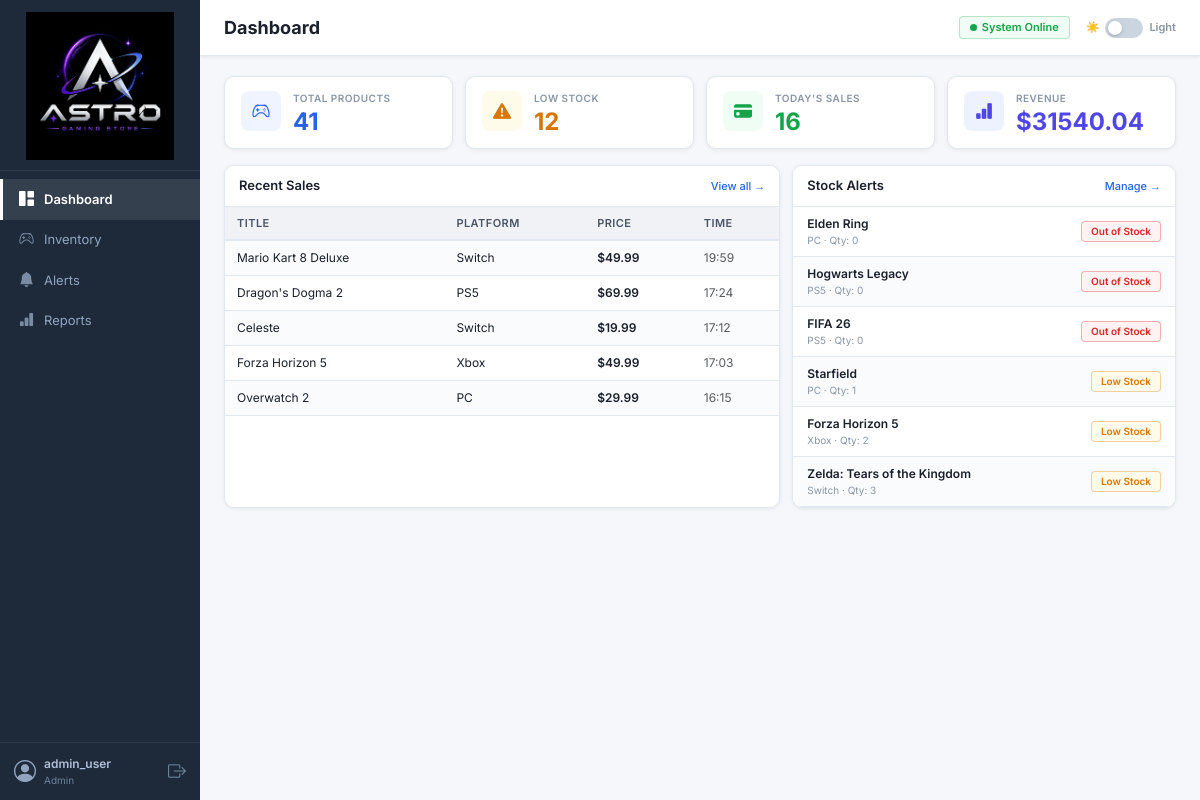
The app's page /dashboard (signed in) with its own data.
### tables this page shows
CREATE TABLE sales (
        id INTEGER PRIMARY KEY AUTOINCREMENT,
        product_id INTEGER NOT NULL,
        sale_price REAL NOT NULL,
        quantity INTEGER NOT NULL DEFAULT 1,
        sale_time TEXT NOT NULL,
        FOREIGN KEY (product_id) REFERENCES products(id)
    );

CREATE TABLE products (
        id INTEGER PRIMARY KEY AUTOINCREMENT,
        sku TEXT UNIQUE NOT NULL,
        title TEXT NOT NULL,
        platform TEXT NOT NULL,
        genre TEXT NOT NULL,
        category TEXT NOT NULL DEFAULT 'Full Game',
        quantity INTEGER NOT NULL DEFAULT 0,
        price REAL NOT NULL DEFAULT 0.0,
        reorder_threshold INTEGER NOT NULL DEFAULT 5
    );

### app.py (the view)
@app.route("/dashboard")
@login_required
def dashboard():
    db = get_db()
    total_products = db.execute("SELECT COUNT(*) FROM products").fetchone()[0]
    low_stock_count = db.execute(
        "SELECT COUNT(*) FROM products WHERE quantity <= reorder_threshold"
    ).fetchone()[0]
    today = datetime.now().strftime("%Y-%m-%d")
    todays_sales = db.execute(
        "SELECT COUNT(*) FROM sales WHERE sale_time LIKE ?", (today + "%",)
    ).fetchone()[0]
    revenue = db.execute(
        "SELECT COALESCE(SUM(sale_price * quantity), 0) FROM sales"
    ).fetchone()[0]
    recent_sales = db.execute("""
        SELECT s.sale_price, s.sale_time, s.quantity, p.title, p.platform
        FROM sales s JOIN products p ON p.id = s.product_id
        ORDER BY s.sale_time DESC LIMIT 5
    """).fetchall()
    alerts = db.execute("""
        SELECT title, platform, quantity, reorder_threshold,
               CASE WHEN quantity = 0 THEN 'Out of Stock' ELSE 'Low Stock' END AS status
        FROM products WHERE quantity <= reorder_threshold
        ORDER BY quantity ASC LIMIT 6
    """).fetchall()
    db.close()
    return render_template("dashboard.html",
        total_products=total_products, low_stock_count=low_stock_count,
        todays_sales=todays_sales, revenue=revenue,
        recent_sales=recent_sales, alerts=alerts
    )

### app.py (called while the page is built)
def login_required(f):
    from functools import wraps
    @wraps(f)
    def decorated(*args, **kwargs):
        if "user_id" not in session:
            return redirect(url_for("login"))
        return f(*args, **kwargs)
    return decorated

### database.py (called while the page is built)
def get_db():
    conn = sqlite3.connect(DB_PATH)
    conn.row_factory = sqlite3.Row
    conn.execute("PRAGMA foreign_keys = ON")
    return conn

### templates/dashboard.html (shortened to what this page needs)
{% extends "base.html" %}
{% block page_title %}Dashboard{% endblock %}
{% block content %}
<div class="content-inner">
  <div class="stats-grid">
    <div class="stat-card">
      <div class="stat-icon" style="background:#EFF4FF;">
        <i class="bi bi-controller" style="color:#2563EB;"></i>
      </div>
      <div class="stat-body">
        <div class="stat-label">TOTAL PRODUCTS</div>
        <div class="stat-val" style="color:#2563EB;">{{ total_products }}</div>
      </div>
    </div>
    <div class="stat-card">
      <div class="stat-icon" style="background:#FFFBEB;">
        <i class="bi bi-exclamation-triangle-fill" style="color:#D97706;"></i>
      </div>
      <div class="stat-body">
        <div class="stat-label">LOW STOCK</div>
        <div class="stat-val" style="color:#D97706;">{{ low_stock_count }}</div>
      </div>
    </div>
    <div class="stat-card">
      <div class="stat-icon" style="background:#F0FDF4;">
        <i class="bi bi-credit-card-fill" style="color:#16A34A;"></i>
      </div>
      <div class="stat-body">
        <div class="stat-label">TODAY'S SALES</div>
        <div class="stat-val" style="color:#16A34A;">{{ todays_sales }}</div>
      </div>
    </div>
    <div class="stat-card">
      <div class="stat-icon" style="background:#EEF2FF;">
        <i class="bi bi-bar-chart-fill" style="color:#4F46E5;"></i>
      </div>
      <div class="stat-body">
        <div class="stat-label">REVENUE</div>
        <div class="stat-val" style="color:#4F46E5;">${{ "%.2f"|format(revenue) }}</div>
      </div>
    </div>
  </div>
  <div class="dash-panels">
    <div class="panel-card">
      <div class="panel-head">
        <span class="panel-title">Recent Sales</span>
        <a href="{{ url_for('inventory') }}" class="panel-link">View all →</a>
      </div>
      <table class="data-table">
        <thead>
          <tr>
            <th>Title</th>
            <th>Platform</th>
            <th>Price</th>
            <th>Time</th>
          </tr>
        </thead>
        <tbody>
          {% for s in recent_sales %}
          <tr>
            <td>{{ s.title }}</td>
            <td class="text-sub">{{ s.platform }}</td>
            <td class="text-green fw-600">${{ "%.2f"|format(s.sale_price) }}</td>
            <td class="text-muted">{{ s.sale_time[11:16] }}</td>
          </tr>
          {% else %}
          <tr><td colspan="4" class="text-center text-muted py-3">No sales recorded today.</td></tr>
          {% endfor %}
        </tbody>
      </table>
    </div>
    <div class="panel-card">
      <div class="panel-head">
        <span class="panel-title">Stock Alerts</span>
        <a href="{{ url_for('alerts') }}" class="panel-link">Manage →</a>
      </div>
      {% for a in alerts %}
      <div class="alert-row">
        <div>
          <div class="alert-row-name">{{ a.title }}</div>
          <div class="alert-row-sub">{{ a.platform }} · Qty: {{ a.quantity }}</div>
        </div>
        {% if a.quantity == 0 %}
          <span class="badge-status badge-red">Out of Stock</span>
        {% else %}
          <span class="badge-status badge-amber">Low Stock</span>
        {% endif %}
      </div>
      {% else %}
      <div class="text-center text-muted py-4">
        <i class="bi bi-check-circle-fill text-success me-1"></i> All products are well stocked.
      </div>
      {% endfor %}
    </div>
  </div>
</div>
{% endblock %}

### static/css/style.css (style rules this page uses)
:root { --bg: #F5F7FA; --surface: #FFFFFF; --border: #E2E8EF; --divider: #F0F2F5; --text: #1A202C; --sub: #4A5568; --muted: #8896A5; --light: #B0BCCB; --row-odd: #FAFBFC; --row-even: #FFFFFF; --sidebar-bg: #1E2A3A; --shadow: 0 1px 4px rgba(0,0,0,0.07); --shadow-md: 0 2px 10px rgba(0,0,0,0.09); --input-bg: #F5F7FA; --th-bg: #F0F2F5; --topbar-bg: #FFFFFF; }
*, *::before, *::after { box-sizing: border-box; }
body { font-family: 'Inter', system-ui, sans-serif; font-size: 14px; background: var(--bg); color: var(--text); margin: 0; transition: background 0.2s, color 0.2s; }
a { text-decoration: none; }
.content-inner { padding: 20px 24px 30px; }
.stats-grid { display: grid; grid-template-columns: repeat(4, 1fr); gap: 12px; margin-bottom: 16px; }
.stat-card { background: var(--surface); border: 1px solid var(--border); border-radius: 10px; padding: 14px 16px; display: flex; align-items: flex-start; gap: 12px; box-shadow: var(--shadow); }
.stat-icon { width: 40px; height: 40px; border-radius: 8px; display: flex; align-items: center; justify-content: center; font-size: 18px; flex-shrink: 0; }
.stat-label { font-size: 10px; font-weight: 600; color: var(--muted); text-transform: uppercase; letter-spacing: 0.05em; margin-bottom: 4px; }
.stat-val { font-size: 24px; font-weight: 700; color: var(--text); line-height: 1; }
.dash-panels { display: grid; grid-template-columns: 1.45fr 1fr; gap: 12px; }
.panel-card { background: var(--surface); border: 1px solid var(--border); border-radius: 10px; overflow: hidden; box-shadow: var(--shadow); }
.panel-head { display: flex; justify-content: space-between; align-items: center; padding: 10px 14px; border-bottom: 1px solid var(--border); background: var(--surface); }
.panel-title { font-size: 13px; font-weight: 600; color: var(--text); }
.panel-link { font-size: 11px; color: #2563EB; font-weight: 500; }
.alert-row { display: flex; justify-content: space-between; align-items: center; padding: 8px 14px; border-bottom: 1px solid var(--border); }
.alert-row:nth-child(odd) { background: var(--row-odd); }
.alert-row:nth-child(even) { background: var(--row-even); }
.alert-row-name { font-size: 12px; font-weight: 600; color: var(--text); }
.alert-row-sub { font-size: 10px; color: var(--muted); }
.data-table { width: 100%; border-collapse: collapse; }
.data-table thead tr { background: var(--th-bg); border-bottom: 2px solid var(--border); }
.data-table th { padding: 8px 12px; font-size: 11px; font-weight: 600; color: var(--sub); text-transform: uppercase; letter-spacing: 0.04em; white-space: nowrap; }
.data-table tbody tr { border-bottom: 1px solid var(--border); }
.data-table tbody tr:nth-child(odd) { background: var(--row-odd); }
.data-table tbody tr:nth-child(even) { background: var(--row-even); }
.data-table td { padding: 8px 12px; font-size: 12px; color: var(--text); vertical-align: middle; }
.badge-status { display: inline-flex; align-items: center; border-radius: 4px; padding: 2px 9px; font-size: 10px; font-weight: 600; white-space: nowrap; border-width: 1px; border-style: solid; }
.badge-red { background: #FEF2F2; color: #DC2626; border-color: #DC262655; }
.badge-amber { background: #FFFBEB; color: #D97706; border-color: #D9770655; }
.text-green { color: #16A34A; }
.text-sub { color: var(--sub); }
.text-muted { color: var(--muted); }
.fw-600 { font-weight: 600; }

### records on screen
sales: title "Mario Kart 8 Deluxe", platform "Switch", sale_price "49.99", sale_time "19:59"
sales: title "Dragon's Dogma 2", platform "PS5", sale_price "69.99", sale_time "17:24"
sales: title "Celeste", platform "Switch", sale_price "19.99", sale_time "17:12"
sales: title "Forza Horizon 5", platform "Xbox", sale_price "49.99", sale_time "17:03"
sales: title "Overwatch 2", platform "PC", sale_price "29.99", sale_time "16:15"
products: title "Elden Ring", platform "PC", quantity "0", shows "Out of Stock"
products: title "Hogwarts Legacy", platform "PS5", quantity "0", shows "Out of Stock"
products: title "FIFA 26", platform "PS5", quantity "0", shows "Out of Stock"
products: title "Starfield", platform "PC", quantity "1", shows "Low Stock"
products: title "Forza Horizon 5", platform "Xbox", quantity "2", shows "Low Stock"
products: title "Zelda: Tears of the Kingdom", platform "Switch", quantity "3", shows "Low Stock"

### other values on screen
{{ session.username }} "admin_user"
{{ session.role | title }} "Admin"
{{ total_products }} "41"
{{ low_stock_count }} "12"
{{ todays_sales }} "16"
{{ "%.2f"|format(revenue) }} "31540.04"
